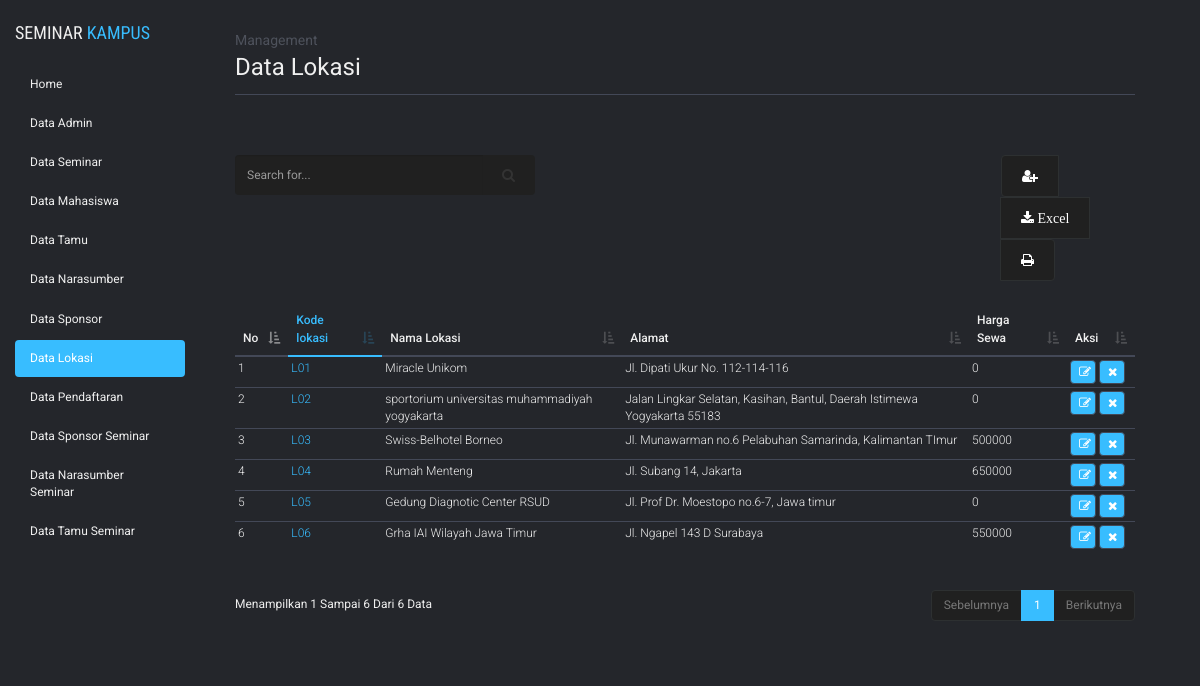
Screenshot of /admin/admin.php?module=data_lokasi with the database file from the repository.
### tables this page shows
CREATE TABLE `lokasi` (
  `kode_lokasi` char(10) NOT NULL,
  `nama_lokasi` varchar(50) NOT NULL,
  `alamat` varchar(100) NOT NULL,
  `harga_sewa` int(11) NOT NULL,
  PRIMARY KEY (`kode_lokasi`)
);

### admin/module_lokasi/tampil_lokasi.php (the view)
<?php
	$tampilkan = mysql_query("SELECT * FROM lokasi ORDER BY kode_lokasi");
?>
    <div class="title-content">
    <span>Management</span>
    data lokasi
  </div>
  <div class="content">
    <div class="row">
      <div class="col-md-6">
        <form action="?module=data_lokasi&act=carilokasi" method="post">
          <div class="input-group search">
            <input name="cari" type="text" class="form-control" placeholder="Search for...">
            <span class="input-group-btn">
              <button class="btn btn-default" type="submit"><i class="fa fa-search"></i></button>
            </span>
          </div>
        </form>
      </div>
      <div class="col-md-6">
        <div class="btn-group" role="group" aria-label="fungsional">
          <a type="button" class="btn btn-default" href="#tambah_data" data-toggle="modal"><i class="fa fa-user-plus"></i></a>
          <a type="button" class="btn btn-default" href="module_lokasi/action_lokasi.php?module=data_lokasi&act=export"><i class="fa fa-download"> Excel</i></a>
          <a type="button" class="btn btn-default" href="module_lokasi/cetak_lokasi.php"><i class="fa fa-print"></i></a>
        </div>
      </div>
    </div>
    <table cellpadding="0" cellspacing="0" border="0" class="table table-hover tab-mar-top" id="example">
      <thead>
        <tr>
          <th width="10px">No</th>
          <th class="tab-col">Kode lokasi</th>
         <th>Nama Lokasi</th>
          <th>Alamat</th>
          <th>Harga Sewa</th>
          <th width="30px">Aksi</th>
        </tr>
      </thead>
      <tbody>
<?php
    $no=1;
    while ($tampil=mysql_fetch_array($tampilkan)){
       echo "<tr><td>$no</td>
             <td class='tab-col'>$tampil[kode_lokasi]</td>
             <td>$tampil[nama_lokasi]</td>
             <td>$tampil[alamat]</td>
             <td>$tampil[harga_sewa]</td>
             <td><a href='?module=data_lokasi&act=editlokasi&id=$tampil[kode_lokasi]' class='fa fa-edit'></a>
             <a class='fa fa-remove' href=javascript:confirmdelete('$action?module=data_lokasi&act=hapuslokasi&id=$tampil[kode_lokasi]')></a></td>
             </tr>";
      $no++;
    }
  echo "
        </tbody>
        </table>
        </div>";
?>

### assets/css/style.css (style rules this page uses)
body { background:#24262b; font-family: 'Roboto', sans-serif; position: relative; font-size: 12px; color: #efefef; }
body a, body button, body div { transition:0.5s all; -webkit-transition:0.5s all; -moz-transition:0.5s all; -o-transition:0.5s all; -ms-transition:0.5s all; }
.form-control { font-size: 12px; }
.title-content { font-size: 24px; text-transform: capitalize; padding-bottom: 10px; border-bottom: 1px solid #434857; }
.title-content span { font-size: 14px; color: #4e525c; display: block; }
.content { margin-top: 60px; }
.search { width: 300px; }
.content .search .form-control { height: 40px; color: #D4D4D4; background-color: #202020; background-image: none; border: none; text-decoration: none; }
.content .search .btn { height: 40px; background-color: #202020; background-image: none; border: none; padding: 10px 20px; }
.btn-group { display: block; margin-left: 301px; }
.btn-group .btn { background: #202020; padding: 10px 20px; color: #fff; border-color: rgb(45, 48, 49); }
.tab-mar-top { margin-top: 30px; }
.tab-col { color: #38BDFF; }
.table>thead>tr>th { border-bottom: 2px solid #434857; }
table>thead>tr>th.tab-col { border-bottom: 2px solid #38BDFF; }
.table>tbody>tr>td, .table>tbody>tr>th { font-weight: 300; font-size: 12px; border-top: 1px solid #434857; padding: 3px; }
.table>tbody>tr>td a.fa { width: 26px; font-size: 12px; color: #fff; background: #38BDFF; padding: 5px; padding-left: 8px; border-radius: 4px; border: 1px solid #434857; }
.table>tfoot>tr>td, .table>tfoot>tr>th, .table>thead>tr>td, .table>thead>tr>th { font-size: 12px; font-weight: 500; border-top: 1px solid #434857; }

### rows the page displays
lokasi: kode_lokasi "L01", nama_lokasi "Miracle Unikom", alamat "Jl. Dipati Ukur No. 112-114-116", harga_sewa "0"
lokasi: kode_lokasi "L02", nama_lokasi "sportorium universitas muhammadiyah yogyakarta", alamat "Jalan Lingkar Selatan, Kasihan, Bantul, Daerah Istimewa Yogyakarta 55183", harga_sewa "0"
lokasi: kode_lokasi "L03", nama_lokasi "Swiss-Belhotel Borneo", alamat "Jl. Munawarman no.6 Pelabuhan Samarinda, Kalimantan TImur", harga_sewa "500000"
lokasi: kode_lokasi "L04", nama_lokasi "Rumah Menteng", alamat "Jl. Subang 14, Jakarta", harga_sewa "650000"
lokasi: kode_lokasi "L05", nama_lokasi "Gedung Diagnotic Center RSUD", alamat "Jl. Prof Dr. Moestopo no.6-7, Jawa timur", harga_sewa "0"
lokasi: kode_lokasi "L06", nama_lokasi "Grha IAI Wilayah Jawa Timur", alamat "Jl. Ngapel 143 D Surabaya", harga_sewa "550000"
